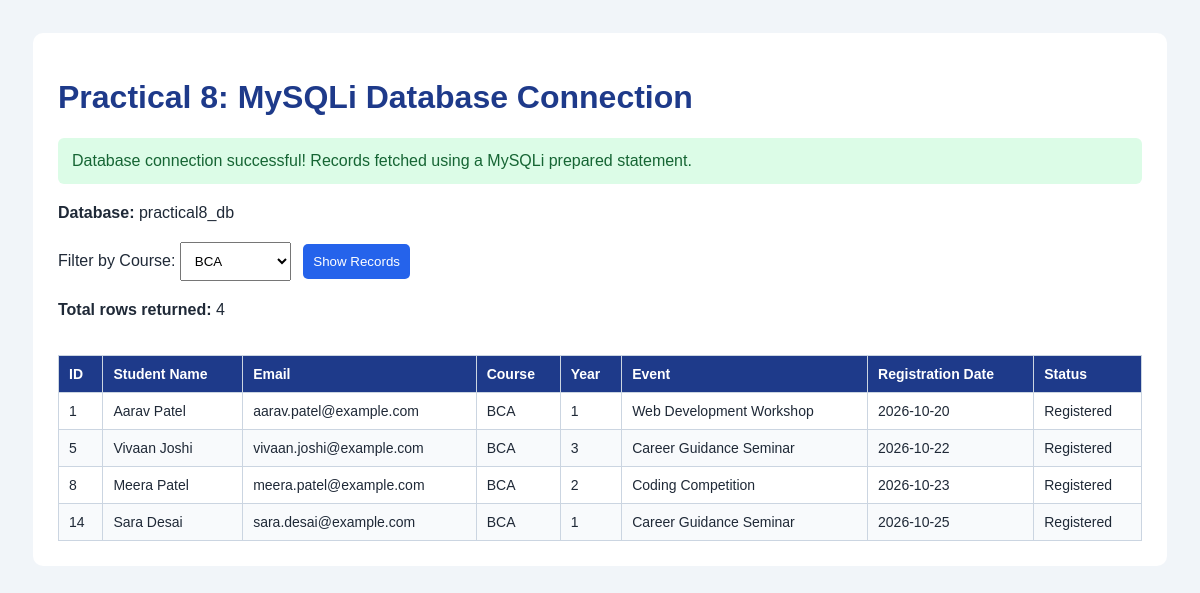
The app's page /test_connection.php?course=BCA with its own data.
### tables this page shows
CREATE TABLE registrations (
    registration_id INT UNSIGNED AUTO_INCREMENT PRIMARY KEY,
    student_id INT UNSIGNED NOT NULL,
    event_id INT UNSIGNED NOT NULL,
    registration_date DATE NOT NULL,
    status ENUM('Registered', 'Attended', 'Cancelled') NOT NULL DEFAULT 'Registered',
    CONSTRAINT uq_student_event UNIQUE (student_id, event_id),
    CONSTRAINT fk_reg_student FOREIGN KEY (student_id)
        REFERENCES students(student_id)
        ON UPDATE CASCADE ON DELETE CASCADE,
    CONSTRAINT fk_reg_event FOREIGN KEY (event_id)
        REFERENCES events(event_id)
        ON UPDATE CASCADE ON DELETE CASCADE
);

CREATE TABLE students (
    student_id INT UNSIGNED AUTO_INCREMENT PRIMARY KEY,
    full_name VARCHAR(100) NOT NULL,
    email VARCHAR(150) NOT NULL UNIQUE,
    course VARCHAR(80) NOT NULL,
    year_of_study TINYINT UNSIGNED NOT NULL,
    created_at TIMESTAMP DEFAULT CURRENT_TIMESTAMP,
    CONSTRAINT chk_student_year CHECK (year_of_study BETWEEN 1 AND 6)
);

CREATE TABLE events (
    event_id INT UNSIGNED AUTO_INCREMENT PRIMARY KEY,
    event_name VARCHAR(150) NOT NULL,
    event_date DATE NOT NULL,
    venue VARCHAR(150) NOT NULL,
    category VARCHAR(60) NOT NULL
);

### test_connection.php (the view, shortened to what this page needs)
<?php
require_once "db.php";
$course = isset($_GET["course"])
    ? trim($_GET["course"])
    : "";
$rows = [];
try {
    $sql = "
        SELECT
            s.student_id,
            s.full_name,
            s.email,
            s.course,
            s.year_of_study,
            e.event_name,
            r.registration_date,
            r.status
        FROM students AS s
        LEFT JOIN registrations AS r
            ON s.student_id = r.student_id
        LEFT JOIN events AS e
            ON r.event_id = e.event_id
        WHERE (? = '' OR s.course = ?)
        ORDER BY s.student_id ASC
    ";
    $stmt = $conn->prepare($sql);
    $stmt->bind_param("ss", $course, $course);
    $stmt->execute();
    $result = $stmt->get_result();
    while ($row = $result->fetch_assoc()) {
        $rows[] = $row;
    }
    $connected = true;
} catch (mysqli_sql_exception $e) {
    error_log("Query error: " . $e->getMessage());
    $connected = false;
    $errorMessage = "Unable to retrieve database records.";
}
?>
<!DOCTYPE html>
<html lang="en">
<head>
</head>
<body>
<div class="container">
    <h1>Practical 8: MySQLi Database Connection</h1>
    <?php if ($connected): ?>
        <div class="success">
            Database connection successful!
            Records fetched using a MySQLi prepared statement.
        </div>
    <?php else: ?>
        <div class="error">
            <?= htmlspecialchars($errorMessage, ENT_QUOTES, "UTF-8") ?>
        </div>
    <?php endif; ?>
    <p><strong>Database:</strong> practical8_db</p>
    <form method="get">
        <label for="course">Filter by Course:</label>
        <select name="course" id="course">
            <?php
            $courses = ["BCA", "BBA", "B.Tech", "B.Sc", "B.Com"];
            foreach ($courses as $option):
            ?>
                <option
                    value="<?= htmlspecialchars($option, ENT_QUOTES, "UTF-8") ?>"
                    <?= $course === $option ? "selected" : "" ?>
                >
                    <?= htmlspecialchars($option, ENT_QUOTES, "UTF-8") ?>
                </option>
            <?php endforeach; ?>
        </select>
        <button type="submit">Show Records</button>
    </form>
    <p>
        <strong>Total rows returned:</strong>
        <?= count($rows) ?>
    </p>
    <div class="table-wrap">
        <table>
            <thead>
                <tr>
                    <th>ID</th>
                    <th>Student Name</th>
                    <th>Email</th>
                    <th>Course</th>
                    <th>Year</th>
                    <th>Event</th>
                    <th>Registration Date</th>
                    <th>Status</th>
                </tr>
            </thead>
            <tbody>
                <?php if (empty($rows)): ?>
                    <tr>
                        <td colspan="8">No records found.</td>
                    </tr>
                <?php else: ?>
                    <?php foreach ($rows as $row): ?>
                        <tr>
                            <td>
                                <?= htmlspecialchars((string)$row["student_id"], ENT_QUOTES, "UTF-8") ?>
                            </td>
                            <td>
                                <?= htmlspecialchars($row["full_name"], ENT_QUOTES, "UTF-8") ?>
                            </td>
                            <td>
                                <?= htmlspecialchars($row["email"], ENT_QUOTES, "UTF-8") ?>
                            </td>
                            <td>
                                <?= htmlspecialchars($row["course"], ENT_QUOTES, "UTF-8") ?>
                            </td>
                            <td>
                                <?= htmlspecialchars((string)$row["year_of_study"], ENT_QUOTES, "UTF-8") ?>
                            </td>
                            <td>
                                <?= htmlspecialchars($row["event_name"] ?? "Not registered", ENT_QUOTES, "UTF-8") ?>
                            </td>
                            <td>
                                <?= htmlspecialchars($row["registration_date"] ?? "-", ENT_QUOTES, "UTF-8") ?>
                            </td>
                            <td>
                                <?= htmlspecialchars($row["status"] ?? "-", ENT_QUOTES, "UTF-8") ?>
                            </td>
                        </tr>
                    <?php endforeach; ?>
                <?php endif; ?>
            </tbody>
        </table>
    </div>
</div>
</body>
</html>

### test_connection.php (style rules this page uses)
body { font-family: Arial, sans-serif; background: #f1f5f9; padding: 25px; color: #1f2937; }
.container { max-width: 1200px; margin: auto; padding: 25px; background: white; border-radius: 10px; }
h1 { color: #1e3a8a; }
.success { background: #dcfce7; color: #166534; padding: 14px; border-radius: 6px; margin-bottom: 20px; }
form { margin: 20px 0; }
select, button { padding: 10px; margin-right: 8px; }
button { background: #2563eb; color: white; border: none; cursor: pointer; border-radius: 5px; }
.table-wrap { overflow-x: auto; }
table { width: 100%; border-collapse: collapse; margin-top: 20px; font-size: 14px; }
th, td { border: 1px solid #cbd5e1; padding: 10px; text-align: left; }
th { background: #1e3a8a; color: white; }
tr:nth-child(even) { background: #f8fafc; }

### records on screen
registrations: student.student_id "1", student.full_name "Aarav Patel", student.email "aarav.patel@example.com", student.course "BCA", student.year_of_study "1", event.event_name "Web Development Workshop", registration_date "2026-10-20", status "Registered"
registrations: student.student_id "5", student.full_name "Vivaan Joshi", student.email "vivaan.joshi@example.com", student.course "BCA", student.year_of_study "3", event.event_name "Career Guidance Seminar", registration_date "2026-10-22", status "Registered"
registrations: student.student_id "8", student.full_name "Meera Patel", student.email "meera.patel@example.com", student.course "BCA", student.year_of_study "2", event.event_name "Coding Competition", registration_date "2026-10-23", status "Registered"
registrations: student.student_id "14", student.full_name "Sara Desai", student.email "sara.desai@example.com", student.course "BCA", student.year_of_study "1", event.event_name "Career Guidance Seminar", registration_date "2026-10-25", status "Registered"

### other values on screen
count($rows) "4"
form field course "BCA"
